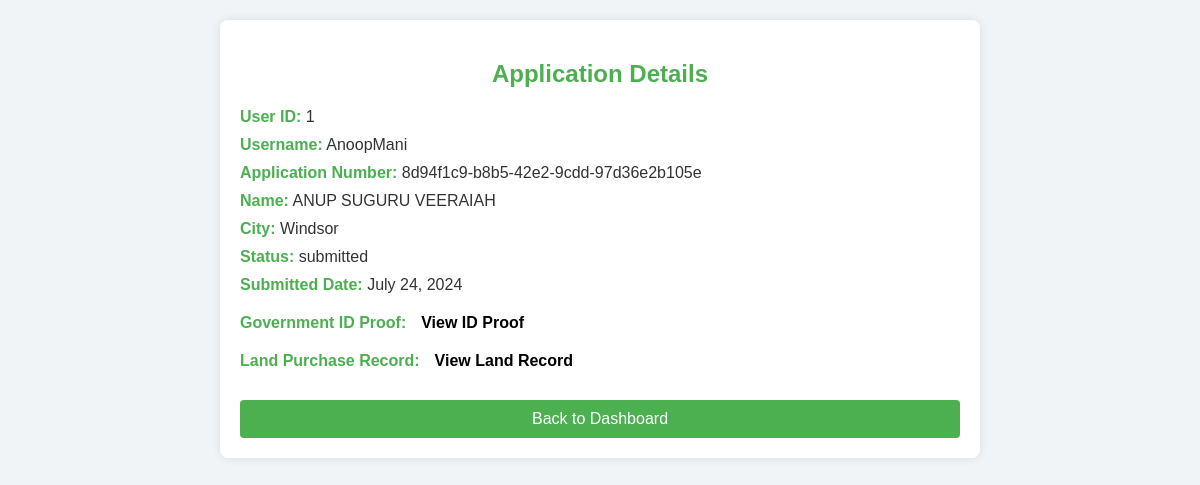
Screenshot of /admin_application_details/1/ (signed in) with the database file from the repository.
### myapp/models.py (models this page shows, shortened)
class CustomUser(AbstractUser):
    first_name = models.CharField(max_length=50, blank=True, null=True)
    last_name = models.CharField(max_length=50, blank=True, null=True)
    email = models.EmailField(unique=True)
    phone = models.CharField(max_length=10, blank=True, null=True)
    is_admin = models.BooleanField(default=False)

class BuildingPermit(models.Model):
    AREA_CHOICES = [
        ('0-0.3', '0<0.3'),
        ('0.3-0.5', '0.3<0.5'),
        ('0.5-0.7', '0.5<0.7'),
        ('0.7+', '>=0.7'),
    ]
    FLOORS_CHOICES = [
        ('1-3', '1-3'),
        ('4-6', '4-6'),
        ('7+', '>=7'),
    ]
    __application_status_options = {
        "submitted": "Submitted",
        "in progress": "In Progress",
        "approved": "Approved",
    }
    name = models.CharField(max_length=100)
    contact_number = models.CharField(max_length=15)
    mail_id = models.EmailField()
    city = models.CharField(max_length=100)
    province = models.CharField(max_length=100)
    area = models.CharField(max_length=20, choices=AREA_CHOICES)
    floors = models.CharField(max_length=20, choices=FLOORS_CHOICES)
    government_id_proof = models.FileField(upload_to=user_id_proof_path)
    land_purchase_record = models.FileField(upload_to=user_land_records_path)
    trees_required = models.PositiveIntegerField()
    application_number = models.CharField(max_length=50, default=str(uuid.uuid4()))
    application_status = models.CharField(max_length=20, choices=__application_status_options, default="submitted")
    date = models.CharField(max_length=50, default=str(datetime.now().strftime("%B %d, %Y")))
    user_id = models.PositiveIntegerField(default=1)
    usr = models.ForeignKey(CustomUser, on_delete=models.CASCADE)

### myapp/views.py (the view)
# urls.py: path('admin_application_details/<int:permit_id>/', views.admin_application_details, name='admin_application_details'),
@login_required
@user_passes_test(lambda u: u.is_admin)
def admin_application_details(request, permit_id):
    permit = get_object_or_404(BuildingPermit, pk=permit_id)
    user = permit.usr
    context = {
        'permit': permit,
        'user': user
    }
    return render(request, 'admin/admin_application_details.html', context)

### myapp/templates/admin/admin_application_details.html (shortened to what this page needs)
{% load static %}
<!DOCTYPE html>
<html lang="en">
<head>
    <link rel="stylesheet" type="text/css" href="{% static 'admin/admin_application_details.css' %}">
</head>
<body>
    <div class="application-details">
        <h2>Application Details</h2>
        <p><strong>User ID:</strong> {{ user.id }}</p>
        <p><strong>Username:</strong> {{ user.username }}</p>
        <p><strong>Application Number:</strong> {{ permit.application_number }}</p>
        <p><strong>Name:</strong> {{ permit.name }}</p>
        <p><strong>City:</strong> {{ permit.city }}</p>
        <p><strong>Status:</strong> {{ permit.application_status }}</p>
        <p><strong>Submitted Date:</strong> {{ permit.date }}</p>
        <div class="document-link-container">
            <p><strong>Government ID Proof:</strong></p>
            <a href="{{ permit.government_id_proof.url }}" target="_blank" class="document-link">View ID Proof</a>
        </div>
        <div class="document-link-container">
            <p><strong>Land Purchase Record:</strong></p>
            <a href="{{ permit.land_purchase_record.url }}" target="_blank" class="document-link">View Land Record</a>
        </div>
        <a href="{% url 'myapp:admin_dashboard' %}" class="back-link">Back to Dashboard</a>
    </div>
</body>
</html>

### myapp/templates/admin/admin_application_details.css (style rules this page uses)
body { font-family: Arial, sans-serif; background-color: #f0f4f7; color: #333; margin: 0; padding: 0; }
h2 { text-align: center; color: #4CAF50; margin-top: 20px; }
.application-details { width: 60%; margin: 20px auto; padding: 20px; background-color: #fff; box-shadow: 0 0 10px rgba(0, 0, 0, 0.1); border-radius: 8px; }
.application-details p { margin: 10px 0; font-size: 16px; }
.application-details p strong { color: #4CAF50; }
.document-link-container { display: flex; align-items: center; }
.document-link-container p { margin-right: 10px; }
.document-link { color: black; text-decoration: none; font-weight: bold; display: inline-block; margin-left: 5px; }
.back-link { display: block; text-align: center; margin-top: 20px; padding: 10px 20px; background-color: #4CAF50; color: white; text-decoration: none; border-radius: 4px; }

### rows the page displays
CustomUser: id "1", username "AnoopMani"
BuildingPermit: application_number "8d94f1c9-b8b5-42e2-9cdd-97d36e2b105e", name "ANUP SUGURU VEERAIAH", city "Windsor", application_status "submitted", date "July 24, 2024"
